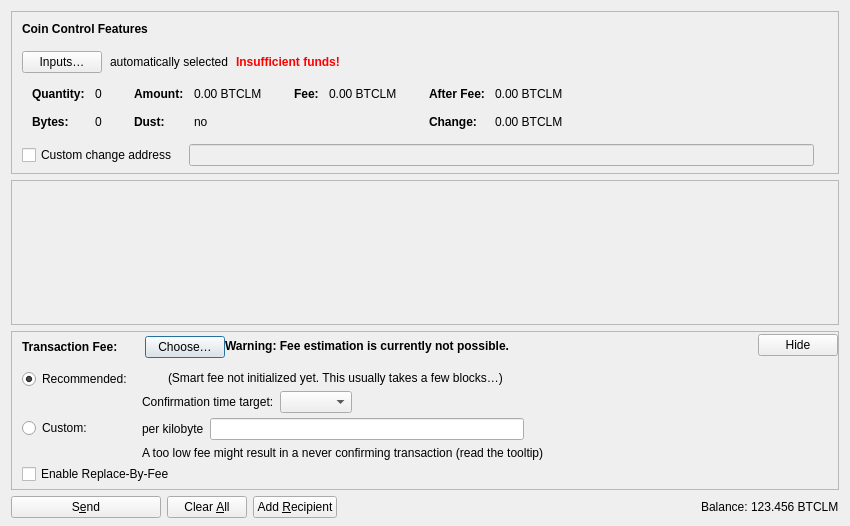
<?xml version="1.0" encoding="UTF-8"?>
<ui version="4.0">
 <class>SendCoinsDialog</class>
 <widget class="QDialog" name="SendCoinsDialog">
  <property name="geometry">
   <rect>
    <x>0</x>
    <y>0</y>
    <width>850</width>
    <height>526</height>
   </rect>
  </property>
  <property name="windowTitle">
   <string>Send Coins</string>
  </property>
  <layout class="QVBoxLayout" name="verticalLayout" stretch="0,1,0,0">
   <property name="bottomMargin">
    <number>8</number>
   </property>
   <item>
    <widget class="QFrame" name="frameCoinControl">
     <property name="sizePolicy">
      <sizepolicy hsizetype="Expanding" vsizetype="Expanding">
       <horstretch>0</horstretch>
       <verstretch>0</verstretch>
      </sizepolicy>
     </property>
     <property name="maximumSize">
      <size>
       <width>16777215</width>
       <height>16777215</height>
      </size>
     </property>
     <property name="frameShape">
      <enum>QFrame::StyledPanel</enum>
     </property>
     <property name="frameShadow">
      <enum>QFrame::Sunken</enum>
     </property>
     <layout class="QVBoxLayout" name="verticalLayoutCoinControl2">
      <property name="spacing">
       <number>0</number>
      </property>
      <property name="leftMargin">
       <number>0</number>
      </property>
      <property name="topMargin">
       <number>0</number>
      </property>
      <property name="rightMargin">
       <number>0</number>
      </property>
      <property name="bottomMargin">
       <number>6</number>
      </property>
      <item>
       <layout class="QVBoxLayout" name="verticalLayoutCoinControl" stretch="0,0,0,0,1">
        <property name="spacing">
         <number>0</number>
        </property>
        <property name="leftMargin">
         <number>10</number>
        </property>
        <property name="topMargin">
         <number>10</number>
        </property>
        <item>
         <layout class="QHBoxLayout" name="horizontalLayoutCoinControl1">
          <property name="bottomMargin">
           <number>15</number>
          </property>
          <item>
           <widget class="QLabel" name="labelCoinControlFeatures">
            <property name="sizePolicy">
             <sizepolicy hsizetype="Preferred" vsizetype="Maximum">
              <horstretch>0</horstretch>
              <verstretch>0</verstretch>
             </sizepolicy>
            </property>
            <property name="font">
             <font>
              <weight>75</weight>
              <bold>true</bold>
             </font>
            </property>
            <property name="styleSheet">
             <string notr="true">font-weight:bold;</string>
            </property>
            <property name="text">
             <string>Coin Control Features</string>
            </property>
           </widget>
          </item>
         </layout>
        </item>
        <item>
         <layout class="QHBoxLayout" name="horizontalLayoutCoinControl2" stretch="0,0,0,0">
          <property name="spacing">
           <number>8</number>
          </property>
          <property name="bottomMargin">
           <number>10</number>
          </property>
          <item>
           <widget class="QPushButton" name="pushButtonCoinControl">
            <property name="styleSheet">
             <string notr="true"/>
            </property>
            <property name="text">
             <string>Inputs…</string>
            </property>
            <property name="autoDefault">
             <bool>false</bool>
            </property>
           </widget>
          </item>
          <item>
           <widget class="QLabel" name="labelCoinControlAutomaticallySelected">
            <property name="text">
             <string>automatically selected</string>
            </property>
            <property name="margin">
             <number>5</number>
            </property>
           </widget>
          </item>
          <item>
           <widget class="QLabel" name="labelCoinControlInsuffFunds">
            <property name="font">
             <font>
              <weight>75</weight>
              <bold>true</bold>
             </font>
            </property>
            <property name="styleSheet">
             <string notr="true">color:red;font-weight:bold;</string>
            </property>
            <property name="text">
             <string>Insufficient funds!</string>
            </property>
            <property name="margin">
             <number>5</number>
            </property>
           </widget>
          </item>
          <item>
           <spacer name="horizontalSpacerCoinControl">
            <property name="orientation">
             <enum>Qt::Horizontal</enum>
            </property>
            <property name="sizeHint" stdset="0">
             <size>
              <width>40</width>
              <height>1</height>
             </size>
            </property>
           </spacer>
          </item>
         </layout>
        </item>
        <item>
         <widget class="QWidget" name="widgetCoinControl" native="true">
          <property name="sizePolicy">
           <sizepolicy hsizetype="Preferred" vsizetype="Preferred">
            <horstretch>0</horstretch>
            <verstretch>0</verstretch>
           </sizepolicy>
          </property>
          <property name="minimumSize">
           <size>
            <width>0</width>
            <height>0</height>
           </size>
          </property>
          <property name="styleSheet">
           <string notr="true"/>
          </property>
          <layout class="QHBoxLayout" name="horizontalLayoutCoinControl5">
           <property name="leftMargin">
            <number>0</number>
           </property>
           <property name="topMargin">
            <number>0</number>
           </property>
           <property name="rightMargin">
            <number>0</number>
           </property>
           <property name="bottomMargin">
            <number>0</number>
           </property>
           <item>
            <layout class="QHBoxLayout" name="horizontalLayoutCoinControl3" stretch="0,0,0,1">
             <property name="spacing">
              <number>20</number>
             </property>
             <property name="topMargin">
              <number>0</number>
             </property>
             <property name="bottomMargin">
              <number>10</number>
             </property>
             <item>
              <layout class="QFormLayout" name="formLayoutCoinControl1">
               <property name="horizontalSpacing">
                <number>10</number>
               </property>
               <property name="verticalSpacing">
                <number>14</number>
               </property>
               <property name="leftMargin">
                <number>10</number>
               </property>
               <property name="topMargin">
                <number>4</number>
               </property>
               <property name="rightMargin">
                <number>6</number>
               </property>
               <item row="0" column="0">
                <widget class="QLabel" name="labelCoinControlQuantityText">
                 <property name="font">
                  <font>
                   <weight>75</weight>
                   <bold>true</bold>
                  </font>
                 </property>
                 <property name="text">
                  <string>Quantity:</string>
                 </property>
                 <property name="margin">
                  <number>0</number>
                 </property>
                </widget>
               </item>
               <item row="0" column="1">
                <widget class="QLabel" name="labelCoinControlQuantity">
                 <property name="cursor">
                  <cursorShape>IBeamCursor</cursorShape>
                 </property>
                 <property name="contextMenuPolicy">
                  <enum>Qt::ActionsContextMenu</enum>
                 </property>
                 <property name="text">
                  <string notr="true">0</string>
                 </property>
                 <property name="margin">
                  <number>0</number>
                 </property>
                 <property name="textInteractionFlags">
                  <set>Qt::LinksAccessibleByMouse|Qt::TextSelectableByKeyboard|Qt::TextSelectableByMouse</set>
                 </property>
                </widget>
               </item>
               <item row="1" column="0">
                <widget class="QLabel" name="labelCoinControlBytesText">
                 <property name="font">
                  <font>
                   <weight>75</weight>
                   <bold>true</bold>
                  </font>
                 </property>
                 <property name="text">
                  <string>Bytes:</string>
                 </property>
                </widget>
               </item>
               <item row="1" column="1">
                <widget class="QLabel" name="labelCoinControlBytes">
                 <property name="cursor">
                  <cursorShape>IBeamCursor</cursorShape>
                 </property>
                 <property name="contextMenuPolicy">
                  <enum>Qt::ActionsContextMenu</enum>
                 </property>
                 <property name="text">
                  <string notr="true">0</string>
                 </property>
                 <property name="textInteractionFlags">
                  <set>Qt::LinksAccessibleByMouse|Qt::TextSelectableByKeyboard|Qt::TextSelectableByMouse</set>
                 </property>
                </widget>
               </item>
              </layout>
             </item>
             <item>
              <layout class="QFormLayout" name="formLayoutCoinControl2">
               <property name="horizontalSpacing">
                <number>10</number>
               </property>
               <property name="verticalSpacing">
                <number>14</number>
               </property>
               <property name="leftMargin">
                <number>6</number>
               </property>
               <property name="topMargin">
                <number>4</number>
               </property>
               <property name="rightMargin">
                <number>6</number>
               </property>
               <item row="0" column="0">
                <widget class="QLabel" name="labelCoinControlAmountText">
                 <property name="font">
                  <font>
                   <weight>75</weight>
                   <bold>true</bold>
                  </font>
                 </property>
                 <property name="text">
                  <string>Amount:</string>
                 </property>
                 <property name="margin">
                  <number>0</number>
                 </property>
                </widget>
               </item>
               <item row="0" column="1">
                <widget class="QLabel" name="labelCoinControlAmount">
                 <property name="cursor">
                  <cursorShape>IBeamCursor</cursorShape>
                 </property>
                 <property name="contextMenuPolicy">
                  <enum>Qt::ActionsContextMenu</enum>
                 </property>
                 <property name="text">
                  <string notr="true">0.00 BTCLM</string>
                 </property>
                 <property name="textInteractionFlags">
                  <set>Qt::LinksAccessibleByMouse|Qt::TextSelectableByKeyboard|Qt::TextSelectableByMouse</set>
                 </property>
                </widget>
               </item>
               <item row="1" column="0">
                <widget class="QLabel" name="labelCoinControlLowOutputText">
                 <property name="font">
                  <font>
                   <weight>75</weight>
                   <bold>true</bold>
                  </font>
                 </property>
                 <property name="text">
                  <string>Dust:</string>
                 </property>
                </widget>
               </item>
               <item row="1" column="1">
                <widget class="QLabel" name="labelCoinControlLowOutput">
                 <property name="cursor">
                  <cursorShape>IBeamCursor</cursorShape>
                 </property>
                 <property name="contextMenuPolicy">
                  <enum>Qt::ActionsContextMenu</enum>
                 </property>
                 <property name="text">
                  <string notr="true">no</string>
                 </property>
                 <property name="textInteractionFlags">
                  <set>Qt::LinksAccessibleByMouse|Qt::TextSelectableByKeyboard|Qt::TextSelectableByMouse</set>
                 </property>
                </widget>
               </item>
              </layout>
             </item>
             <item>
              <layout class="QFormLayout" name="formLayoutCoinControl3">
               <property name="horizontalSpacing">
                <number>10</number>
               </property>
               <property name="verticalSpacing">
                <number>14</number>
               </property>
               <property name="leftMargin">
                <number>6</number>
               </property>
               <property name="topMargin">
                <number>4</number>
               </property>
               <property name="rightMargin">
                <number>6</number>
               </property>
               <item row="0" column="0">
                <widget class="QLabel" name="labelCoinControlFeeText">
                 <property name="font">
                  <font>
                   <weight>75</weight>
                   <bold>true</bold>
                  </font>
                 </property>
                 <property name="text">
                  <string>Fee:</string>
                 </property>
                 <property name="margin">
                  <number>0</number>
                 </property>
                </widget>
               </item>
               <item row="0" column="1">
                <widget class="QLabel" name="labelCoinControlFee">
                 <property name="cursor">
                  <cursorShape>IBeamCursor</cursorShape>
                 </property>
                 <property name="contextMenuPolicy">
                  <enum>Qt::ActionsContextMenu</enum>
                 </property>
                 <property name="text">
                  <string notr="true">0.00 BTCLM</string>
                 </property>
                 <property name="textInteractionFlags">
                  <set>Qt::LinksAccessibleByMouse|Qt::TextSelectableByKeyboard|Qt::TextSelectableByMouse</set>
                 </property>
                </widget>
               </item>
              </layout>
             </item>
             <item>
              <layout class="QFormLayout" name="formLayoutCoinControl4">
               <property name="horizontalSpacing">
                <number>10</number>
               </property>
               <property name="verticalSpacing">
                <number>14</number>
               </property>
               <property name="leftMargin">
                <number>6</number>
               </property>
               <property name="topMargin">
                <number>4</number>
               </property>
               <property name="rightMargin">
                <number>6</number>
               </property>
               <item row="0" column="0">
                <widget class="QLabel" name="labelCoinControlAfterFeeText">
                 <property name="font">
                  <font>
                   <weight>75</weight>
                   <bold>true</bold>
                  </font>
                 </property>
                 <property name="text">
                  <string>After Fee:</string>
                 </property>
                 <property name="margin">
                  <number>0</number>
                 </property>
                </widget>
               </item>
               <item row="0" column="1">
                <widget class="QLabel" name="labelCoinControlAfterFee">
                 <property name="cursor">
                  <cursorShape>IBeamCursor</cursorShape>
                 </property>
                 <property name="contextMenuPolicy">
                  <enum>Qt::ActionsContextMenu</enum>
                 </property>
                 <property name="text">
                  <string notr="true">0.00 BTCLM</string>
                 </property>
                 <property name="textInteractionFlags">
                  <set>Qt::LinksAccessibleByMouse|Qt::TextSelectableByKeyboard|Qt::TextSelectableByMouse</set>
                 </property>
                </widget>
               </item>
               <item row="1" column="0">
                <widget class="QLabel" name="labelCoinControlChangeText">
                 <property name="font">
                  <font>
                   <weight>75</weight>
                   <bold>true</bold>
                  </font>
                 </property>
                 <property name="text">
                  <string>Change:</string>
                 </property>
                </widget>
               </item>
               <item row="1" column="1">
                <widget class="QLabel" name="labelCoinControlChange">
                 <property name="cursor">
                  <cursorShape>IBeamCursor</cursorShape>
                 </property>
                 <property name="contextMenuPolicy">
                  <enum>Qt::ActionsContextMenu</enum>
                 </property>
                 <property name="text">
                  <string notr="true">0.00 BTCLM</string>
                 </property>
                 <property name="textInteractionFlags">
                  <set>Qt::LinksAccessibleByMouse|Qt::TextSelectableByKeyboard|Qt::TextSelectableByMouse</set>
                 </property>
                </widget>
               </item>
              </layout>
             </item>
            </layout>
           </item>
          </layout>
         </widget>
        </item>
        <item>
         <layout class="QHBoxLayout" name="horizontalLayoutCoinControl4" stretch="0,0,0">
          <property name="spacing">
           <number>12</number>
          </property>
          <property name="sizeConstraint">
           <enum>QLayout::SetDefaultConstraint</enum>
          </property>
          <property name="topMargin">
           <number>5</number>
          </property>
          <property name="rightMargin">
           <number>5</number>
          </property>
          <item>
           <widget class="QCheckBox" name="checkBoxCoinControlChange">
            <property name="toolTip">
             <string>If this is activated, but the change address is empty or invalid, change will be sent to a newly generated address.</string>
            </property>
            <property name="text">
             <string>Custom change address</string>
            </property>
           </widget>
          </item>
          <item>
           <widget class="QValidatedLineEdit" name="lineEditCoinControlChange">
            <property name="enabled">
             <bool>false</bool>
            </property>
            <property name="sizePolicy">
             <sizepolicy hsizetype="Expanding" vsizetype="Fixed">
              <horstretch>0</horstretch>
              <verstretch>0</verstretch>
             </sizepolicy>
            </property>
           </widget>
          </item>
          <item>
           <widget class="QLabel" name="labelCoinControlChangeLabel">
            <property name="sizePolicy">
             <sizepolicy hsizetype="Preferred" vsizetype="Expanding">
              <horstretch>0</horstretch>
              <verstretch>0</verstretch>
             </sizepolicy>
            </property>
            <property name="minimumSize">
             <size>
              <width>0</width>
              <height>0</height>
             </size>
            </property>
            <property name="text">
             <string/>
            </property>
            <property name="margin">
             <number>3</number>
            </property>
           </widget>
          </item>
         </layout>
        </item>
        <item>
         <spacer name="verticalSpacerCoinControl">
          <property name="orientation">
           <enum>Qt::Vertical</enum>
          </property>
          <property name="sizeHint" stdset="0">
           <size>
            <width>800</width>
            <height>1</height>
           </size>
          </property>
         </spacer>
        </item>
       </layout>
      </item>
     </layout>
    </widget>
   </item>
   <item>
    <widget class="QScrollArea" name="scrollArea">
     <property name="widgetResizable">
      <bool>true</bool>
     </property>
     <widget class="QWidget" name="scrollAreaWidgetContents">
      <property name="geometry">
       <rect>
        <x>0</x>
        <y>0</y>
        <width>830</width>
        <height>104</height>
       </rect>
      </property>
      <layout class="QVBoxLayout" name="verticalLayout_2" stretch="0,1">
       <property name="leftMargin">
        <number>0</number>
       </property>
       <property name="topMargin">
        <number>0</number>
       </property>
       <property name="rightMargin">
        <number>0</number>
       </property>
       <property name="bottomMargin">
        <number>0</number>
       </property>
       <item>
        <layout class="QVBoxLayout" name="entries">
         <property name="spacing">
          <number>6</number>
         </property>
        </layout>
       </item>
       <item>
        <spacer name="verticalSpacer">
         <property name="orientation">
          <enum>Qt::Vertical</enum>
         </property>
         <property name="sizeHint" stdset="0">
          <size>
           <width>20</width>
           <height>40</height>
          </size>
         </property>
        </spacer>
       </item>
      </layout>
     </widget>
    </widget>
   </item>
   <item>
    <widget class="QFrame" name="frameFee">
     <property name="sizePolicy">
      <sizepolicy hsizetype="Expanding" vsizetype="Expanding">
       <horstretch>0</horstretch>
       <verstretch>0</verstretch>
      </sizepolicy>
     </property>
     <property name="maximumSize">
      <size>
       <width>16777215</width>
       <height>16777215</height>
      </size>
     </property>
     <property name="frameShape">
      <enum>QFrame::StyledPanel</enum>
     </property>
     <property name="frameShadow">
      <enum>QFrame::Sunken</enum>
     </property>
     <layout class="QVBoxLayout" name="verticalLayoutFee1">
      <property name="spacing">
       <number>0</number>
      </property>
      <property name="leftMargin">
       <number>0</number>
      </property>
      <property name="topMargin">
       <number>0</number>
      </property>
      <property name="rightMargin">
       <number>0</number>
      </property>
      <property name="bottomMargin">
       <number>0</number>
      </property>
      <item>
       <layout class="QVBoxLayout" name="verticalLayoutFee2" stretch="0,0,0">
        <property name="spacing">
         <number>0</number>
        </property>
        <property name="leftMargin">
         <number>10</number>
        </property>
        <property name="topMargin">
         <number>0</number>
        </property>
        <item>
         <layout class="QHBoxLayout" name="horizontalLayoutFee1">
          <property name="bottomMargin">
           <number>0</number>
          </property>
          <item>
           <layout class="QVBoxLayout" name="verticalLayoutFee7">
            <property name="spacing">
             <number>0</number>
            </property>
            <item>
             <spacer name="verticalSpacerSmartFee">
              <property name="orientation">
               <enum>Qt::Vertical</enum>
              </property>
              <property name="sizeType">
               <enum>QSizePolicy::Fixed</enum>
              </property>
              <property name="sizeHint" stdset="0">
               <size>
                <width>1</width>
                <height>4</height>
               </size>
              </property>
             </spacer>
            </item>
            <item>
             <layout class="QHBoxLayout" name="horizontalLayoutSmartFee">
              <property name="spacing">
               <number>10</number>
              </property>
              <item>
               <widget class="QLabel" name="labelFeeHeadline">
                <property name="sizePolicy">
                 <sizepolicy hsizetype="Preferred" vsizetype="Maximum">
                  <horstretch>0</horstretch>
                  <verstretch>0</verstretch>
                 </sizepolicy>
                </property>
                <property name="font">
                 <font>
                  <weight>75</weight>
                  <bold>true</bold>
                 </font>
                </property>
                <property name="styleSheet">
                 <string notr="true">font-weight:bold;</string>
                </property>
                <property name="text">
                 <string>Transaction Fee:</string>
                </property>
               </widget>
              </item>
              <item>
               <widget class="QLabel" name="labelFeeMinimized">
                <property name="text">
                 <string/>
                </property>
               </widget>
              </item>
              <item>
               <widget class="QPushButton" name="buttonChooseFee">
                <property name="text">
                 <string>Choose…</string>
                </property>
               </widget>
              </item>
             </layout>
            </item>
            <item>
             <spacer name="verticalSpacer_5">
              <property name="orientation">
               <enum>Qt::Vertical</enum>
              </property>
              <property name="sizeHint" stdset="0">
               <size>
                <width>1</width>
                <height>1</height>
               </size>
              </property>
             </spacer>
            </item>
           </layout>
          </item>
          <item>
           <widget class="QLabel" name="fallbackFeeWarningLabel">
            <property name="toolTip">
             <string>Using the fallbackfee can result in sending a transaction that will take several hours or days (or never) to confirm. Consider choosing your fee manually or wait until you have validated the complete chain.</string>
            </property>
            <property name="font">
            <font>
                <weight>75</weight>
                <bold>true</bold>
            </font>
            </property>
            <property name="text">
             <string>Warning: Fee estimation is currently not possible.</string>
            </property>
            <property name="wordWrap">
             <bool>false</bool>
            </property>
           </widget>
          </item>
          <item>
           <spacer name="horizontalSpacer_4">
            <property name="orientation">
             <enum>Qt::Horizontal</enum>
            </property>
            <property name="sizeType">
             <enum>QSizePolicy::MinimumExpanding</enum>
            </property>
            <property name="sizeHint" stdset="0">
             <size>
              <width>40</width>
              <height>20</height>
             </size>
            </property>
           </spacer>
          </item>
          <item>
           <widget class="QPushButton" name="buttonMinimizeFee">
            <property name="toolTip">
             <string>Hide transaction fee settings</string>
            </property>
            <property name="text">
             <string>Hide</string>
            </property>
           </widget>
          </item>
         </layout>
        </item>
        <item>
         <widget class="QFrame" name="frameFeeSelection">
          <layout class="QVBoxLayout" name="verticalLayoutFee12">
           <property name="spacing">
            <number>0</number>
           </property>
           <property name="leftMargin">
            <number>0</number>
           </property>
           <property name="topMargin">
            <number>0</number>
           </property>
           <property name="rightMargin">
            <number>0</number>
           </property>
           <property name="bottomMargin">
            <number>0</number>
           </property>
           <item>
            <layout class="QGridLayout" name="gridLayoutFee">
             <property name="topMargin">
              <number>10</number>
             </property>
             <property name="bottomMargin">
              <number>4</number>
             </property>
             <property name="horizontalSpacing">
              <number>10</number>
             </property>
             <property name="verticalSpacing">
              <number>4</number>
             </property>
             <item row="1" column="1">
              <layout class="QVBoxLayout" name="verticalLayoutFee8">
               <property name="spacing">
                <number>6</number>
               </property>
               <item>
                <layout class="QHBoxLayout" name="horizontalLayoutFee13">
                 <item>
                  <widget class="QLabel" name="labelCustomPerKilobyte">
                   <property name="toolTip">
                    <string>Specify a custom fee per kB (1,000 bytes) of the transaction's virtual size.

Note:  Since the fee is calculated on a per-byte basis, a fee rate of "100 satoshis per kvB" for a transaction size of 500 virtual bytes (half of 1 kvB) would ultimately yield a fee of only 50 satoshis.</string>
                   </property>
                   <property name="text">
                    <string>per kilobyte</string>
                   </property>
                  </widget>
                 </item>
                 <item>
                  <widget class="BitcoinLuminaryAmountField" name="customFee"/>
                 </item>
                 <item>
                  <spacer name="horizontalSpacer_6">
                   <property name="orientation">
                    <enum>Qt::Horizontal</enum>
                   </property>
                   <property name="sizeHint" stdset="0">
                    <size>
                     <width>1</width>
                     <height>1</height>
                    </size>
                   </property>
                  </spacer>
                 </item>
                </layout>
               </item>
               <item>
                <layout class="QHBoxLayout" name="horizontalLayoutFee8">
                 <item>
                  <widget class="QLabel" name="labelCustomFeeWarning">
                   <property name="enabled">
                    <bool>true</bool>
                   </property>
                   <property name="toolTip">
                    <string>When there is less transaction volume than space in the blocks, miners as well as relaying nodes may enforce a minimum fee. Paying only this minimum fee is just fine, but be aware that this can result in a never confirming transaction once there is more demand for bitcoinluminary transactions than the network can process.</string>
                   </property>
                   <property name="text">
                    <string>A too low fee might result in a never confirming transaction (read the tooltip)</string>
                   </property>
                  </widget>
                 </item>
                 <item>
                  <spacer name="horizontalSpacer_2">
                   <property name="orientation">
                    <enum>Qt::Horizontal</enum>
                   </property>
                   <property name="sizeHint" stdset="0">
                    <size>
                     <width>1</width>
                     <height>1</height>
                    </size>
                   </property>
                  </spacer>
                 </item>
                </layout>
               </item>
              </layout>
             </item>
             <item row="0" column="0">
              <layout class="QVBoxLayout" name="verticalLayoutFee4" stretch="0,1">
               <item>
                <widget class="QRadioButton" name="radioSmartFee">
                 <property name="text">
                  <string>Recommended:</string>
                 </property>
                 <property name="checked">
                  <bool>true</bool>
                 </property>
                 <attribute name="buttonGroup">
                  <string notr="true">groupFee</string>
                 </attribute>
                </widget>
               </item>
               <item>
                <spacer name="verticalSpacer_2">
                 <property name="orientation">
                  <enum>Qt::Vertical</enum>
                 </property>
                 <property name="sizeHint" stdset="0">
                  <size>
                   <width>1</width>
                   <height>1</height>
                  </size>
                 </property>
                </spacer>
               </item>
              </layout>
             </item>
             <item row="1" column="0">
              <layout class="QVBoxLayout" name="verticalLayoutFee9" stretch="0,1">
               <item>
                <widget class="QRadioButton" name="radioCustomFee">
                 <property name="text">
                  <string>Custom:</string>
                 </property>
                 <attribute name="buttonGroup">
                  <string notr="true">groupFee</string>
                 </attribute>
                </widget>
               </item>
               <item>
                <spacer name="verticalSpacer_6">
                 <property name="orientation">
                  <enum>Qt::Vertical</enum>
                 </property>
                 <property name="sizeHint" stdset="0">
                  <size>
                   <width>1</width>
                   <height>1</height>
                  </size>
                 </property>
                </spacer>
               </item>
              </layout>
             </item>
             <item row="0" column="1">
              <layout class="QVBoxLayout" name="verticalLayoutFee3" stretch="0,0,1">
               <property name="spacing">
                <number>6</number>
               </property>
               <property name="topMargin">
                <number>2</number>
               </property>
               <item>
                <layout class="QHBoxLayout" name="horizontalLayoutFee12">
                 <item>
                  <widget class="QLabel" name="labelSmartFee">
                   <property name="text">
                    <string/>
                   </property>
                  </widget>
                 </item>
                 <item>
                  <widget class="QLabel" name="labelFeeEstimation">
                   <property name="text">
                    <string/>
                   </property>
                  </widget>
                 </item>
                 <item>
                  <widget class="QLabel" name="labelSmartFee2">
                   <property name="text">
                    <string>(Smart fee not initialized yet. This usually takes a few blocks…)</string>
                   </property>
                  </widget>
                 </item>
                 <item>
                  <spacer name="horizontalSpacer_5">
                   <property name="orientation">
                    <enum>Qt::Horizontal</enum>
                   </property>
                   <property name="sizeHint" stdset="0">
                    <size>
                     <width>1</width>
                     <height>1</height>
                    </size>
                   </property>
                  </spacer>
                 </item>
                </layout>
               </item>
               <item>
                <layout class="QHBoxLayout" name="horizontalLayoutFee9">
                 <item>
                  <layout class="QVBoxLayout" name="verticalLayoutFee6">
                   <item>
                    <widget class="QLabel" name="labelSmartFee3">
                     <property name="text">
                      <string>Confirmation time target:</string>
                     </property>
                    </widget>
                   </item>
                  </layout>
                 </item>
                 <item>
                  <layout class="QVBoxLayout" name="verticalLayoutFee5">
                   <property name="rightMargin">
                    <number>30</number>
                   </property>
                   <item>
                    <layout class="QHBoxLayout" name="horizontalLayoutConfTarget">
                     <property name="bottomMargin">
                      <number>0</number>
                     </property>
                     <item>
                      <widget class="QComboBox" name="confTargetSelector"/>
                     </item>
                     <item>
                      <spacer name="horizontalSpacerConfTarget">
                       <property name="orientation">
                        <enum>Qt::Horizontal</enum>
                       </property>
                       <property name="sizeHint" stdset="0">
                        <size>
                         <width>40</width>
                         <height>20</height>
                        </size>
                       </property>
                      </spacer>
                     </item>
                    </layout>
                   </item>
                  </layout>
                 </item>
                </layout>
               </item>
               <item>
                <spacer name="verticalSpacer_4">
                 <property name="orientation">
                  <enum>Qt::Vertical</enum>
                 </property>
                 <property name="sizeHint" stdset="0">
                  <size>
                   <width>1</width>
                   <height>1</height>
                  </size>
                 </property>
                </spacer>
               </item>
              </layout>
             </item>
            </layout>
           </item>
           <item>
            <widget class="QCheckBox" name="optInRBF">
             <property name="text">
              <string>Enable Replace-By-Fee</string>
             </property>
             <property name="toolTip">
              <string>With Replace-By-Fee (BIP-125) you can increase a transaction's fee after it is sent. Without this, a higher fee may be recommended to compensate for increased transaction delay risk.</string>
             </property>
            </widget>
           </item>
          </layout>
         </widget>
        </item>
        <item>
         <spacer name="verticalSpacerFee">
          <property name="orientation">
           <enum>Qt::Vertical</enum>
          </property>
          <property name="sizeHint" stdset="0">
           <size>
            <width>40</width>
            <height>5</height>
           </size>
          </property>
         </spacer>
        </item>
       </layout>
      </item>
     </layout>
    </widget>
   </item>
   <item>
    <layout class="QHBoxLayout" name="horizontalLayout">
     <item>
      <widget class="QPushButton" name="sendButton">
       <property name="minimumSize">
        <size>
         <width>150</width>
         <height>0</height>
        </size>
       </property>
       <property name="toolTip">
        <string>Confirm the send action</string>
       </property>
       <property name="text">
        <string>S&amp;end</string>
       </property>
       <property name="icon">
        <iconset resource="../bitcoinluminary.qrc">
         <normaloff>:/icons/send</normaloff>:/icons/send</iconset>
       </property>
       <property name="autoDefault">
        <bool>false</bool>
       </property>
       <property name="default">
        <bool>false</bool>
       </property>
      </widget>
     </item>
     <item>
      <widget class="QPushButton" name="clearButton">
       <property name="sizePolicy">
        <sizepolicy hsizetype="Minimum" vsizetype="Fixed">
         <horstretch>0</horstretch>
         <verstretch>0</verstretch>
        </sizepolicy>
       </property>
       <property name="toolTip">
        <string>Clear all fields of the form.</string>
       </property>
       <property name="text">
        <string>Clear &amp;All</string>
       </property>
       <property name="icon">
        <iconset resource="../bitcoinluminary.qrc">
         <normaloff>:/icons/remove</normaloff>:/icons/remove</iconset>
       </property>
       <property name="autoDefault">
        <bool>false</bool>
       </property>
      </widget>
     </item>
     <item>
      <widget class="QPushButton" name="addButton">
       <property name="toolTip">
        <string>Send to multiple recipients at once</string>
       </property>
       <property name="text">
        <string>Add &amp;Recipient</string>
       </property>
       <property name="icon">
        <iconset resource="../bitcoinluminary.qrc">
         <normaloff>:/icons/add</normaloff>:/icons/add</iconset>
       </property>
       <property name="autoDefault">
        <bool>false</bool>
       </property>
      </widget>
     </item>
     <item>
      <spacer name="horizontalSpacer">
       <property name="orientation">
        <enum>Qt::Horizontal</enum>
       </property>
       <property name="sizeHint" stdset="0">
        <size>
         <width>40</width>
         <height>20</height>
        </size>
       </property>
      </spacer>
     </item>
     <item>
      <layout class="QHBoxLayout" name="horizontalLayout_2">
       <property name="spacing">
        <number>3</number>
       </property>
       <item>
        <widget class="QLabel" name="labelBalanceName">
         <property name="sizePolicy">
          <sizepolicy hsizetype="Preferred" vsizetype="Fixed">
           <horstretch>0</horstretch>
           <verstretch>0</verstretch>
          </sizepolicy>
         </property>
         <property name="text">
          <string>Balance:</string>
         </property>
        </widget>
       </item>
       <item>
        <widget class="QLabel" name="labelBalance">
         <property name="sizePolicy">
          <sizepolicy hsizetype="Preferred" vsizetype="Fixed">
           <horstretch>0</horstretch>
           <verstretch>0</verstretch>
          </sizepolicy>
         </property>
         <property name="cursor">
          <cursorShape>IBeamCursor</cursorShape>
         </property>
         <property name="text">
          <string notr="true">123.456 BTCLM</string>
         </property>
         <property name="textInteractionFlags">
          <set>Qt::LinksAccessibleByMouse|Qt::TextSelectableByKeyboard|Qt::TextSelectableByMouse</set>
         </property>
        </widget>
       </item>
      </layout>
     </item>
    </layout>
   </item>
  </layout>
 </widget>
 <customwidgets>
  <customwidget>
   <class>QValidatedLineEdit</class>
   <extends>QLineEdit</extends>
   <header>qt/qvalidatedlineedit.h</header>
  </customwidget>
  <customwidget>
   <class>BitcoinLuminaryAmountField</class>
   <extends>QLineEdit</extends>
   <header>qt/bitcoinluminaryamountfield.h</header>
   <container>1</container>
  </customwidget>
 </customwidgets>
 <resources>
  <include location="../bitcoinluminary.qrc"/>
 </resources>
 <connections/>
 <buttongroups>
  <buttongroup name="groupFee"/>
 </buttongroups>
</ui>
